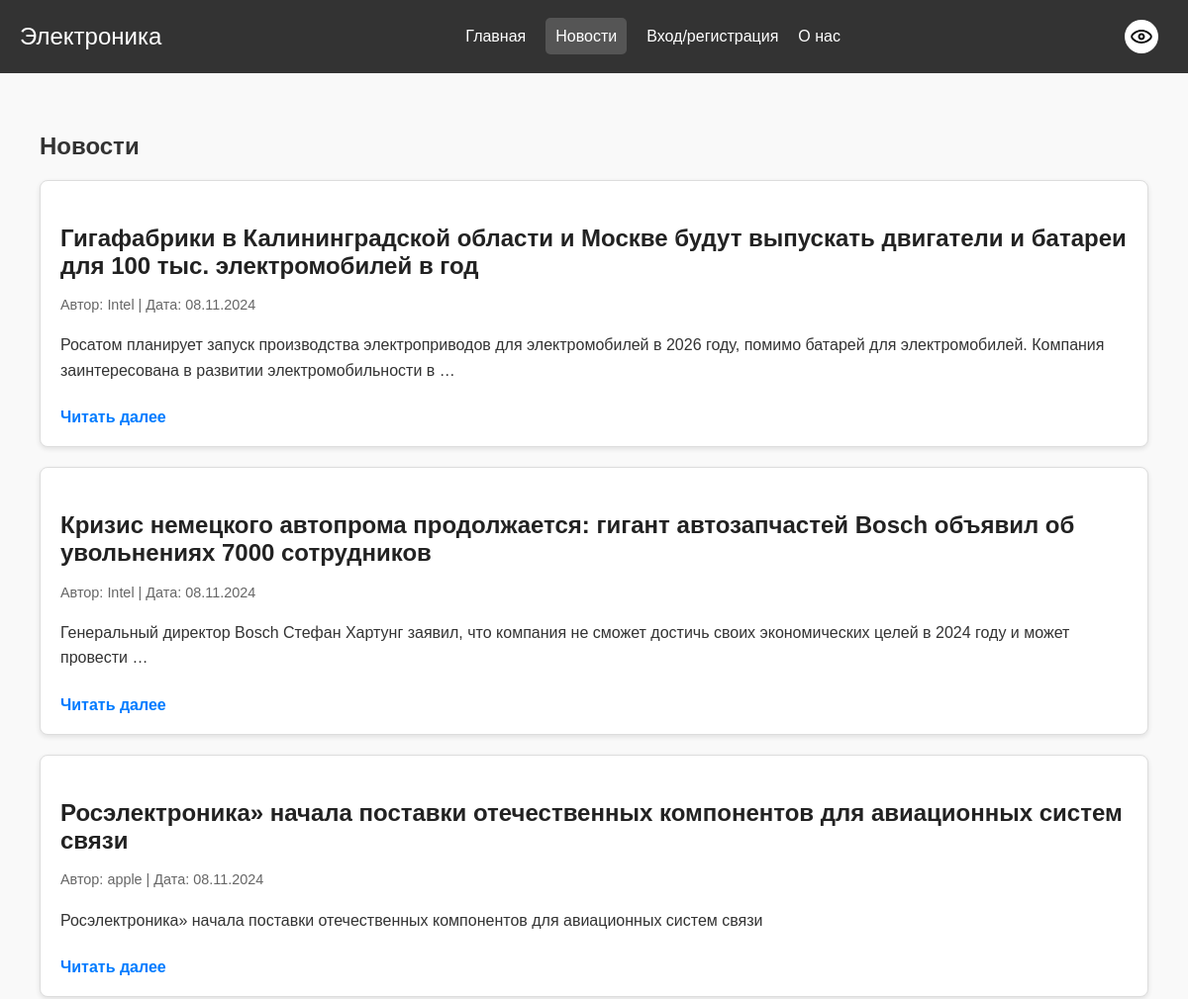
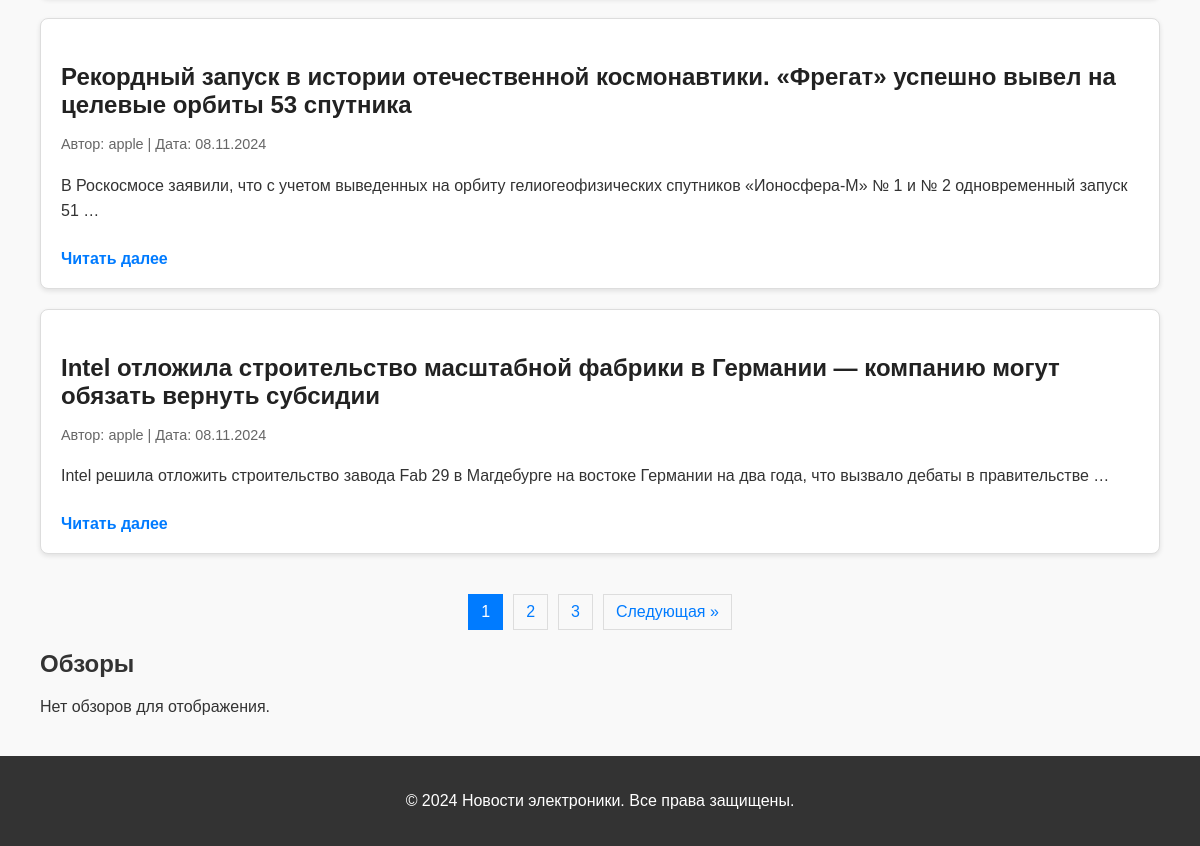
Page /news/ on the committed database (2 pictures, top to bottom).
### news/models.py (models this page shows, shortened)
class Content(models.Model):
    CONTENT_TYPES = [
        ('news', 'Новости'),
        ('review', 'Обзор'),
    ]
    title = models.CharField(max_length=200)
    content = models.TextField()
    created_at = models.DateTimeField(auto_now_add=True)
    author = models.ForeignKey('UserProfile', on_delete=models.CASCADE)
    type = models.CharField(max_length=10, choices=CONTENT_TYPES)
    age_restriction = models.BooleanField(default=False, verbose_name="Возрастные ограничения")

class UserProfile(AbstractUser):
    username = models.CharField(max_length=20, unique=True, blank=False)
    nickname = models.CharField(max_length=15, blank=False)
    birthdate = models.DateField(blank=False, null=False)
    avatar = models.ImageField(upload_to='user_avatars', default='user_avatars/default-avatar.png')
    email = models.EmailField(unique=True)
    can_publish_content = models.BooleanField(default=True, verbose_name='Может публиковать контент')

### news/views.py (the view)
# urls.py: path('news/', views.news_reviews, name='news'),
def news_reviews(request):
    news_list = Content.objects.filter(type='news').order_by('-created_at')
    news_paginator = Paginator(news_list, 5)
    news_page_number = request.GET.get('news_page')
    news_page_obj = news_paginator.get_page(news_page_number)
    context = {
        'news_page_obj': news_page_obj,
    }
    return render(request, 'news.html', context)

### news/templates/news.html (shortened to what this page needs)
{% extends 'base.html' %}
{% load static %}
{% block extra_css %}
<link rel="stylesheet" href="{% static 'css/news.css' %}">
{% endblock %}
{% block content %}
<div class="content-container">
    <h2>Новости</h2>
    <div class="news-section">
        {% for news in news_page_obj %}
        <div class="news-card">
            <h3>{{ news.title }}</h3>
            <p class="news-meta">
                Автор: {{ news.author.username }} | Дата: {{ news.created_at|date:"d.m.Y" }}
            </p>
            <p>{{ news.content|truncatewords:20 }}</p>
            <a href="{% url 'content_detail' news.id %}">Читать далее</a>
        </div>
        {% empty %}
        <p>Нет новостей для отображения.</p>
        {% endfor %}
    </div>
    <div class="pagination">
        {% for page_num in news_page_obj.paginator.page_range %}
        {% if page_num == news_page_obj.number %}
        <span class="current">{{ page_num }}</span>
        {% elif page_num > news_page_obj.number|add:'-3' and page_num < news_page_obj.number|add:'3' %}
        <a href="?news_page={{ page_num }}">{{ page_num }}</a>
        {% endif %}
        {% endfor %}
        {% if news_page_obj.has_next %}
        <a href="?news_page={{ news_page_obj.next_page_number }}">Следующая &raquo;</a>
        {% endif %}
    </div>
    <h2>Обзоры</h2>
    <div id="review-section">
    </div>
</div>
{% endblock %}

### news/static/css/base.css (style rules this page uses)
body { margin: 0; font-family: Arial, sans-serif; display: flex; flex-direction: column; min-height: 100vh; }
body { background-color: #f9f9f9; color: #333; }

### news/static/css/news.css (style rules this page uses)
.content-container { max-width: 1200px; margin: 0 auto; padding: 20px; }
.news-card { background-color: #fff; border: 1px solid #ddd; border-radius: 8px; padding: 20px; margin-bottom: 20px; box-shadow: 0 2px 5px rgba(0, 0, 0, 0.1); }
.news-card h3 { font-size: 1.5em; margin-bottom: 10px; color: #222; }
.news-card .news-meta { font-size: 0.9em; color: #666; margin-bottom: 10px; }
.news-card p { font-size: 1em; color: #333; line-height: 1.6; }
.news-card a { display: inline-block; margin-top: 10px; font-weight: bold; color: #007bff; text-decoration: none; }
.news-section, .review-section { margin-bottom: 40px; }
.pagination { display: flex; gap: 10px; justify-content: center; margin-top: 20px; }
.pagination a { text-decoration: none; padding: 8px 12px; border: 1px solid #ddd; color: #007bff; }
.pagination .current { padding: 8px 12px; background-color: #007bff; color: white; border: 1px solid #007bff; }

### rows in the picture
Content: title "Гигафабрики в Калининградской области и Москве будут выпускать двигатели и батареи для 100 тыс. электромобилей в год", author.username "Intel", created_at "08.11.2024", content "Росатом планирует запуск производства электроприводов для электромобилей в 2026 году, помимо батарей для электромобилей. Компания заинтересована в развитии электромобильности в …"
Content: title "Кризис немецкого автопрома продолжается: гигант автозапчастей Bosch объявил об увольнениях 7000 сотрудников", author.username "Intel", created_at "08.11.2024", content "Генеральный директор Bosch Стефан Хартунг заявил, что компания не сможет достичь своих экономических целей в 2024 году и может провести …"
Content: title "Росэлектроника» начала поставки отечественных компонентов для авиационных систем связи", author.username "apple", created_at "08.11.2024", content "Росэлектроника» начала поставки отечественных компонентов для авиационных систем связи"
Content: title "Рекордный запуск в истории отечественной космонавтики. «Фрегат» успешно вывел на целевые орбиты 53 спутника", author.username "apple", created_at "08.11.2024", content "В Роскосмосе заявили, что с учетом выведенных на орбиту гелиогеофизических спутников «Ионосфера-М» № 1 и № 2 одновременный запуск 51 …"
Content: title "Intel отложила строительство масштабной фабрики в Германии — компанию могут обязать вернуть субсидии", author.username "apple", created_at "08.11.2024", content "Intel решила отложить строительство завода Fab 29 в Магдебурге на востоке Германии на два года, что вызвало дебаты в правительстве …"

### other values in the picture
{{ page_num }} "1"
{{ page_num }} "2" "3"
